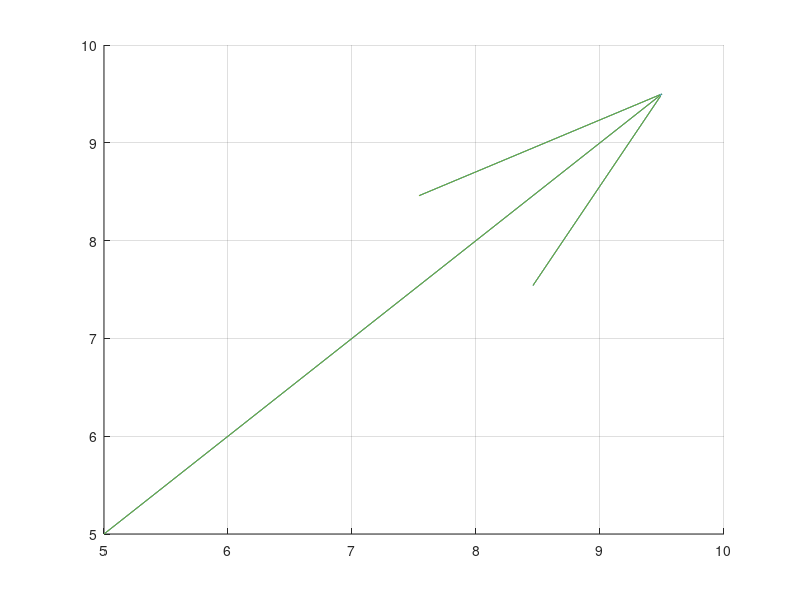

Recreate this plot in MATLAB.
clc
close all

fprintf('VECTORS\n')
fprintf('==============================\n\n')

u_startx = input('Enter x-coordinate of the initial point of vector u: ');
u_starty = input('Enter y-coordinate of the initial point of vector u: ');
u_startz = input('Enter z-coordinate of the initial point of vector u: ');
v_startx = input('Enter x-coordinate of the initial point of vector v: ');
v_starty = input('Enter y-coordinate of the initial point of vector v: ');
v_startz = input('Enter z-coordinate of the initial point of vector v: ');
cross_startx = input('Enter x-coordinate of the initial point of the cross product: ');
cross_starty = input('Enter y-coordinate of the initial point of the cross product: ');
cross_startz = input('Enter z-coordinate of the initial point of the cross product: ');
u1 = input('Enter x component of vector u: ');
u2 = input('Enter y component of vector u: ');
u3 = input('Enter z component of vector u: ');
v1 = input('Enter x component of vector v: ');
v2 = input('Enter y component of vector v: ');
v3 = input('Enter z component of vector v: ');

u_start = [u_startx, u_starty, u_startz];
v_start = [v_startx, v_starty, v_startz];
cross_start = [cross_startx, cross_starty, cross_startz];
v = zeros(1, 3)
v(1, :) = [u1, u2, u3];
v(2, :) = [v1, v2, v3];

% Angle between vectors u and v
dot = v(1, 1) * v(2, 1) + v(1, 2) * v(2, 2) + v(1, 3) * v(2, 3);
mag_u = sqrt(v(1, 1) ^ 2 + v(1, 2) ^ 2 + v(1, 3) ^ 2);
mag_v = sqrt(v(2, 1) ^ 2 + v(2, 2) ^ 2 + v(2, 3) ^ 2);
disp(['Dot product of u and v: ', num2str(dot)])
angle = acos(dot / (mag_u * mag_v)) * (180 / pi);
disp(['Angle between vectors u and v: ', num2str(angle), ' DEG'])

% Cross product
i = det([v(1, 2), v(1, 3); v(2, 2), v(2, 3)]);
j = det([v(1, 1), v(1, 3); v(2, 1), v(2, 3)]);
k = det([v(1, 1), v(1, 2); v(2, 1), v(2, 2)]);
v(3, :) = [i, -j, k];

all_start = [u_start; v_start; cross_start]';
hold all
for i = 1:3
    quiver3(all_start(1, i), all_start(1, i), all_start(1, i), v(i, 1), v(i, 2), v(i, 3))
end
grid()